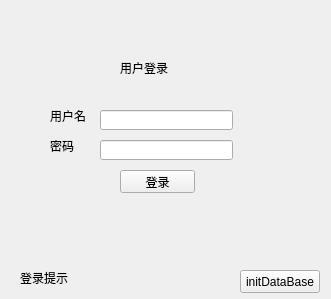
<?xml version="1.0" encoding="UTF-8"?>
<ui version="4.0">
 <class>Widget</class>
 <widget class="QWidget" name="Widget">
  <property name="geometry">
   <rect>
    <x>0</x>
    <y>0</y>
    <width>331</width>
    <height>299</height>
   </rect>
  </property>
  <property name="windowTitle">
   <string>Widget</string>
  </property>
  <widget class="QLabel" name="constLoginLabel">
   <property name="geometry">
    <rect>
     <x>120</x>
     <y>60</y>
     <width>48</width>
     <height>16</height>
    </rect>
   </property>
   <property name="text">
    <string>用户登录</string>
   </property>
  </widget>
  <widget class="QLineEdit" name="userNameLineEdit">
   <property name="geometry">
    <rect>
     <x>100</x>
     <y>110</y>
     <width>133</width>
     <height>20</height>
    </rect>
   </property>
  </widget>
  <widget class="QLineEdit" name="passwordLineEdit">
   <property name="geometry">
    <rect>
     <x>100</x>
     <y>140</y>
     <width>133</width>
     <height>20</height>
    </rect>
   </property>
  </widget>
  <widget class="QPushButton" name="loginPushButton">
   <property name="geometry">
    <rect>
     <x>120</x>
     <y>170</y>
     <width>75</width>
     <height>23</height>
    </rect>
   </property>
   <property name="text">
    <string>登录</string>
   </property>
  </widget>
  <widget class="QLabel" name="loginResultLabel">
   <property name="geometry">
    <rect>
     <x>20</x>
     <y>270</y>
     <width>54</width>
     <height>16</height>
    </rect>
   </property>
   <property name="text">
    <string>登录提示</string>
   </property>
  </widget>
  <widget class="QPushButton" name="initDataBasePushButton">
   <property name="geometry">
    <rect>
     <x>240</x>
     <y>270</y>
     <width>80</width>
     <height>23</height>
    </rect>
   </property>
   <property name="text">
    <string>initDataBase</string>
   </property>
  </widget>
  <widget class="QLabel" name="label">
   <property name="geometry">
    <rect>
     <x>50</x>
     <y>110</y>
     <width>54</width>
     <height>12</height>
    </rect>
   </property>
   <property name="text">
    <string>用户名</string>
   </property>
  </widget>
  <widget class="QLabel" name="label_2">
   <property name="geometry">
    <rect>
     <x>50</x>
     <y>140</y>
     <width>54</width>
     <height>12</height>
    </rect>
   </property>
   <property name="text">
    <string>密码</string>
   </property>
  </widget>
 </widget>
 <resources/>
 <connections/>
</ui>
